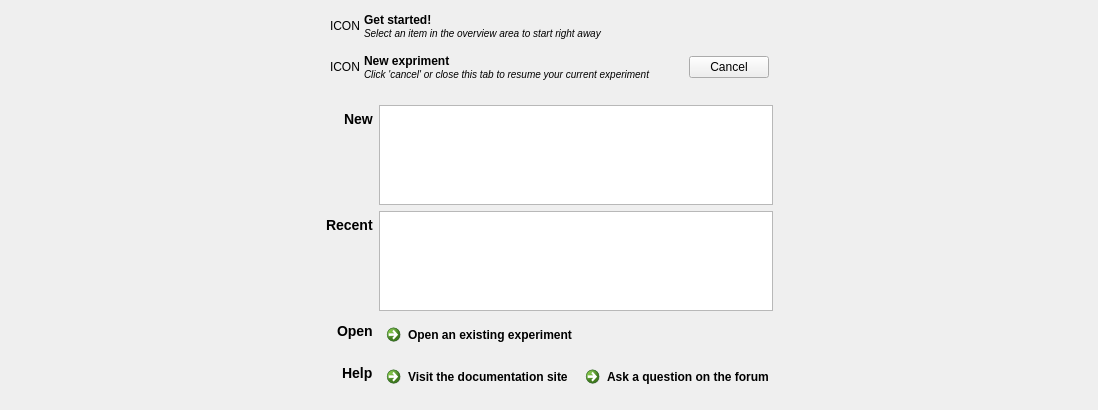
<?xml version="1.0" encoding="UTF-8"?>
<ui version="4.0">
 <class>widget_start_new</class>
 <widget class="QWidget" name="widget_start_new">
  <property name="geometry">
   <rect>
    <x>0</x>
    <y>0</y>
    <width>1098</width>
    <height>366</height>
   </rect>
  </property>
  <property name="sizePolicy">
   <sizepolicy hsizetype="Expanding" vsizetype="Expanding">
    <horstretch>0</horstretch>
    <verstretch>0</verstretch>
   </sizepolicy>
  </property>
  <property name="windowTitle">
   <string>Form</string>
  </property>
  <layout class="QVBoxLayout" name="verticalLayout_2">
   <property name="margin">
    <number>0</number>
   </property>
   <item>
    <widget class="QWidget" name="widget_main_container" native="true">
     <layout class="QVBoxLayout" name="layout_main">
      <item>
       <spacer name="verticalSpacer">
        <property name="orientation">
         <enum>Qt::Vertical</enum>
        </property>
        <property name="sizeType">
         <enum>QSizePolicy::Expanding</enum>
        </property>
        <property name="sizeHint" stdset="0">
         <size>
          <width>20</width>
          <height>8</height>
         </size>
        </property>
       </spacer>
      </item>
      <item>
       <widget class="QWidget" name="widget_central_container" native="true">
        <property name="sizePolicy">
         <sizepolicy hsizetype="MinimumExpanding" vsizetype="Preferred">
          <horstretch>0</horstretch>
          <verstretch>0</verstretch>
         </sizepolicy>
        </property>
        <layout class="QHBoxLayout" name="horizontalLayout">
         <property name="margin">
          <number>0</number>
         </property>
         <item>
          <spacer name="horizontalSpacer">
           <property name="orientation">
            <enum>Qt::Horizontal</enum>
           </property>
           <property name="sizeHint" stdset="0">
            <size>
             <width>0</width>
             <height>0</height>
            </size>
           </property>
          </spacer>
         </item>
         <item>
          <widget class="QWidget" name="widget_central_form" native="true">
           <property name="sizePolicy">
            <sizepolicy hsizetype="Fixed" vsizetype="Fixed">
             <horstretch>0</horstretch>
             <verstretch>0</verstretch>
            </sizepolicy>
           </property>
           <property name="minimumSize">
            <size>
             <width>400</width>
             <height>0</height>
            </size>
           </property>
           <layout class="QFormLayout" name="formLayout">
            <property name="fieldGrowthPolicy">
             <enum>QFormLayout::AllNonFixedFieldsGrow</enum>
            </property>
            <property name="labelAlignment">
             <set>Qt::AlignRight|Qt::AlignTrailing|Qt::AlignVCenter</set>
            </property>
            <property name="margin">
             <number>0</number>
            </property>
            <item row="0" column="0" colspan="2">
             <widget class="QWidget" name="widget_header_start" native="true">
              <layout class="QHBoxLayout" name="horizontalLayout_2">
               <property name="spacing">
                <number>4</number>
               </property>
               <property name="margin">
                <number>4</number>
               </property>
               <item>
                <widget class="QLabel" name="label_get_started">
                 <property name="sizePolicy">
                  <sizepolicy hsizetype="Fixed" vsizetype="Fixed">
                   <horstretch>0</horstretch>
                   <verstretch>0</verstretch>
                  </sizepolicy>
                 </property>
                 <property name="text">
                  <string>ICON</string>
                 </property>
                </widget>
               </item>
               <item>
                <widget class="QLabel" name="label_2">
                 <property name="text">
                  <string>&lt;b&gt;Get started!&lt;/b&gt;&lt;br /&gt;
&lt;small&gt;&lt;i&gt;Select an item in the overview area to start right away&lt;/i&gt;&lt;/small&gt;</string>
                 </property>
                 <property name="wordWrap">
                  <bool>true</bool>
                 </property>
                </widget>
               </item>
              </layout>
             </widget>
            </item>
            <item row="2" column="0" colspan="2">
             <spacer name="verticalSpacer_2">
              <property name="orientation">
               <enum>Qt::Vertical</enum>
              </property>
              <property name="sizeType">
               <enum>QSizePolicy::Fixed</enum>
              </property>
              <property name="sizeHint" stdset="0">
               <size>
                <width>20</width>
                <height>8</height>
               </size>
              </property>
             </spacer>
            </item>
            <item row="3" column="0">
             <widget class="QLabel" name="label_templates">
              <property name="text">
               <string>&lt;h3&gt;New&lt;/h3&gt;</string>
              </property>
             </widget>
            </item>
            <item row="3" column="1">
             <widget class="QListWidget" name="list_templates">
              <property name="sizePolicy">
               <sizepolicy hsizetype="Expanding" vsizetype="Expanding">
                <horstretch>0</horstretch>
                <verstretch>0</verstretch>
               </sizepolicy>
              </property>
              <property name="maximumSize">
               <size>
                <width>16777215</width>
                <height>100</height>
               </size>
              </property>
             </widget>
            </item>
            <item row="5" column="0">
             <widget class="QLabel" name="_label_recent">
              <property name="text">
               <string>&lt;h3&gt;Recent&lt;/h3&gt;</string>
              </property>
             </widget>
            </item>
            <item row="5" column="1">
             <widget class="QListWidget" name="list_recent">
              <property name="maximumSize">
               <size>
                <width>16777215</width>
                <height>100</height>
               </size>
              </property>
             </widget>
            </item>
            <item row="6" column="0">
             <widget class="QLabel" name="label_browse">
              <property name="text">
               <string>&lt;h3&gt;Open&lt;/h3&gt;</string>
              </property>
             </widget>
            </item>
            <item row="6" column="1">
             <widget class="QCommandLinkButton" name="button_browse">
              <property name="text">
               <string>Open an existing experiment</string>
              </property>
             </widget>
            </item>
            <item row="7" column="0">
             <widget class="QLabel" name="label_help">
              <property name="text">
               <string>&lt;h3&gt;Help&lt;/h3&gt;</string>
              </property>
             </widget>
            </item>
            <item row="7" column="1">
             <widget class="QWidget" name="widget_3" native="true">
              <layout class="QHBoxLayout" name="horizontalLayout_3">
               <property name="margin">
                <number>0</number>
               </property>
               <item>
                <widget class="QCommandLinkButton" name="button_osdoc">
                 <property name="text">
                  <string>Visit the documentation site</string>
                 </property>
                </widget>
               </item>
               <item>
                <widget class="QCommandLinkButton" name="button_forum">
                 <property name="text">
                  <string>Ask a question on the forum</string>
                 </property>
                </widget>
               </item>
              </layout>
             </widget>
            </item>
            <item row="1" column="0" colspan="2">
             <widget class="QWidget" name="widget_header_new" native="true">
              <layout class="QHBoxLayout" name="horizontalLayout_4">
               <property name="spacing">
                <number>4</number>
               </property>
               <property name="margin">
                <number>4</number>
               </property>
               <item>
                <widget class="QLabel" name="label_start_new">
                 <property name="sizePolicy">
                  <sizepolicy hsizetype="Fixed" vsizetype="Fixed">
                   <horstretch>0</horstretch>
                   <verstretch>0</verstretch>
                  </sizepolicy>
                 </property>
                 <property name="text">
                  <string>ICON</string>
                 </property>
                </widget>
               </item>
               <item>
                <widget class="QLabel" name="label">
                 <property name="text">
                  <string>&lt;b&gt;New expriment&lt;/b&gt;&lt;br /&gt;
&lt;small&gt;&lt;i&gt;Click 'cancel' or close this tab to resume your current experiment&lt;/i&gt;&lt;/small&gt;</string>
                 </property>
                 <property name="wordWrap">
                  <bool>true</bool>
                 </property>
                </widget>
               </item>
               <item>
                <widget class="QPushButton" name="button_cancel">
                 <property name="sizePolicy">
                  <sizepolicy hsizetype="Fixed" vsizetype="Fixed">
                   <horstretch>0</horstretch>
                   <verstretch>0</verstretch>
                  </sizepolicy>
                 </property>
                 <property name="text">
                  <string>Cancel</string>
                 </property>
                </widget>
               </item>
              </layout>
             </widget>
            </item>
           </layout>
          </widget>
         </item>
         <item>
          <spacer name="horizontalSpacer_2">
           <property name="orientation">
            <enum>Qt::Horizontal</enum>
           </property>
           <property name="sizeHint" stdset="0">
            <size>
             <width>0</width>
             <height>0</height>
            </size>
           </property>
          </spacer>
         </item>
        </layout>
       </widget>
      </item>
      <item>
       <spacer name="verticalSpacer_3">
        <property name="orientation">
         <enum>Qt::Vertical</enum>
        </property>
        <property name="sizeHint" stdset="0">
         <size>
          <width>20</width>
          <height>8</height>
         </size>
        </property>
       </spacer>
      </item>
      <item>
       <widget class="credits_widget" name="widget_credits" native="true"/>
      </item>
     </layout>
    </widget>
   </item>
  </layout>
 </widget>
 <customwidgets>
  <customwidget>
   <class>credits_widget</class>
   <extends>QWidget</extends>
   <header>libqtopensesame.widgets.credits_widget.h</header>
   <container>1</container>
  </customwidget>
 </customwidgets>
 <resources/>
 <connections/>
</ui>
